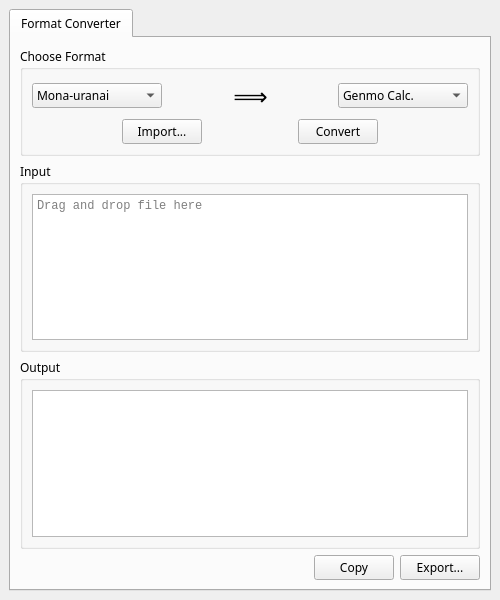
<?xml version="1.0" encoding="UTF-8"?>
<ui version="4.0">
 <class>MainWindow</class>
 <widget class="QMainWindow" name="MainWindow">
  <property name="geometry">
   <rect>
    <x>0</x>
    <y>0</y>
    <width>500</width>
    <height>600</height>
   </rect>
  </property>
  <property name="font">
   <font>
    <family>汉仪文黑-85W</family>
   </font>
  </property>
  <property name="windowTitle">
   <string>Amenoma Toolbox</string>
  </property>
  <widget class="QWidget" name="centralwidget">
   <layout class="QHBoxLayout" name="horizontalLayout_6">
    <item>
     <widget class="QTabWidget" name="tabWidget">
      <property name="currentIndex">
       <number>0</number>
      </property>
      <widget class="QWidget" name="tab">
       <attribute name="title">
        <string>Format Converter</string>
       </attribute>
       <layout class="QVBoxLayout" name="verticalLayout_2">
        <item>
         <widget class="QGroupBox" name="groupBox_3">
          <property name="title">
           <string>Choose Format</string>
          </property>
          <layout class="QVBoxLayout" name="verticalLayout">
           <item>
            <layout class="QHBoxLayout" name="horizontalLayout">
             <item>
              <widget class="QComboBox" name="comboBox">
               <property name="sizePolicy">
                <sizepolicy hsizetype="Preferred" vsizetype="Fixed">
                 <horstretch>0</horstretch>
                 <verstretch>0</verstretch>
                </sizepolicy>
               </property>
               <property name="minimumSize">
                <size>
                 <width>130</width>
                 <height>0</height>
                </size>
               </property>
               <property name="font">
                <font>
                 <family>汉仪文黑-85W</family>
                </font>
               </property>
               <item>
                <property name="text">
                 <string>Mona-uranai</string>
                </property>
               </item>
               <item>
                <property name="text">
                 <string>Genmo Calc.</string>
                </property>
               </item>
               <item>
                <property name="text">
                 <string>GOOD</string>
                </property>
               </item>
              </widget>
             </item>
             <item>
              <spacer name="horizontalSpacer">
               <property name="orientation">
                <enum>Qt::Horizontal</enum>
               </property>
               <property name="sizeHint" stdset="0">
                <size>
                 <width>40</width>
                 <height>20</height>
                </size>
               </property>
              </spacer>
             </item>
             <item>
              <widget class="QLabel" name="label">
               <property name="font">
                <font>
                 <family>微软雅黑</family>
                 <pointsize>18</pointsize>
                </font>
               </property>
               <property name="text">
                <string>⟹</string>
               </property>
               <property name="alignment">
                <set>Qt::AlignCenter</set>
               </property>
              </widget>
             </item>
             <item>
              <spacer name="horizontalSpacer_2">
               <property name="orientation">
                <enum>Qt::Horizontal</enum>
               </property>
               <property name="sizeHint" stdset="0">
                <size>
                 <width>40</width>
                 <height>20</height>
                </size>
               </property>
              </spacer>
             </item>
             <item>
              <widget class="QComboBox" name="comboBox_2">
               <property name="minimumSize">
                <size>
                 <width>130</width>
                 <height>0</height>
                </size>
               </property>
               <property name="font">
                <font>
                 <family>汉仪文黑-85W</family>
                </font>
               </property>
               <property name="currentText">
                <string>Genmo Calc.</string>
               </property>
               <property name="currentIndex">
                <number>1</number>
               </property>
               <item>
                <property name="text">
                 <string>Mona-uranai</string>
                </property>
               </item>
               <item>
                <property name="text">
                 <string>Genmo Calc.</string>
                </property>
               </item>
               <item>
                <property name="text">
                 <string>GOOD</string>
                </property>
               </item>
              </widget>
             </item>
            </layout>
           </item>
           <item>
            <layout class="QHBoxLayout" name="horizontalLayout_4">
             <item>
              <spacer name="horizontalSpacer_3">
               <property name="orientation">
                <enum>Qt::Horizontal</enum>
               </property>
               <property name="sizeHint" stdset="0">
                <size>
                 <width>40</width>
                 <height>20</height>
                </size>
               </property>
              </spacer>
             </item>
             <item>
              <widget class="QPushButton" name="pushButton_2">
               <property name="text">
                <string>Import...</string>
               </property>
              </widget>
             </item>
             <item>
              <spacer name="horizontalSpacer_4">
               <property name="orientation">
                <enum>Qt::Horizontal</enum>
               </property>
               <property name="sizeHint" stdset="0">
                <size>
                 <width>40</width>
                 <height>20</height>
                </size>
               </property>
              </spacer>
             </item>
             <item>
              <widget class="QPushButton" name="pushButton">
               <property name="text">
                <string>Convert</string>
               </property>
              </widget>
             </item>
             <item>
              <spacer name="horizontalSpacer_5">
               <property name="orientation">
                <enum>Qt::Horizontal</enum>
               </property>
               <property name="sizeHint" stdset="0">
                <size>
                 <width>40</width>
                 <height>20</height>
                </size>
               </property>
              </spacer>
             </item>
            </layout>
           </item>
          </layout>
         </widget>
        </item>
        <item>
         <widget class="QGroupBox" name="groupBox">
          <property name="title">
           <string>Input</string>
          </property>
          <layout class="QHBoxLayout" name="horizontalLayout_2">
           <item>
            <widget class="QTextEdit" name="textEdit">
             <property name="font">
              <font>
               <family>Consolas</family>
              </font>
             </property>
             <property name="placeholderText">
              <string>Drag and drop file here</string>
             </property>
            </widget>
           </item>
          </layout>
         </widget>
        </item>
        <item>
         <widget class="QGroupBox" name="groupBox_2">
          <property name="title">
           <string>Output</string>
          </property>
          <layout class="QHBoxLayout" name="horizontalLayout_3">
           <item>
            <widget class="QTextEdit" name="textEdit_2">
             <property name="font">
              <font>
               <family>Consolas</family>
              </font>
             </property>
             <property name="placeholderText">
              <string/>
             </property>
            </widget>
           </item>
          </layout>
         </widget>
        </item>
        <item>
         <layout class="QHBoxLayout" name="horizontalLayout_5">
          <item>
           <spacer name="horizontalSpacer_6">
            <property name="orientation">
             <enum>Qt::Horizontal</enum>
            </property>
            <property name="sizeHint" stdset="0">
             <size>
              <width>40</width>
              <height>20</height>
             </size>
            </property>
           </spacer>
          </item>
          <item>
           <widget class="QPushButton" name="pushButton_3">
            <property name="text">
             <string>Copy</string>
            </property>
           </widget>
          </item>
          <item>
           <widget class="QPushButton" name="pushButton_4">
            <property name="text">
             <string>Export...</string>
            </property>
           </widget>
          </item>
         </layout>
        </item>
       </layout>
      </widget>
     </widget>
    </item>
   </layout>
  </widget>
 </widget>
 <resources/>
 <connections/>
</ui>
